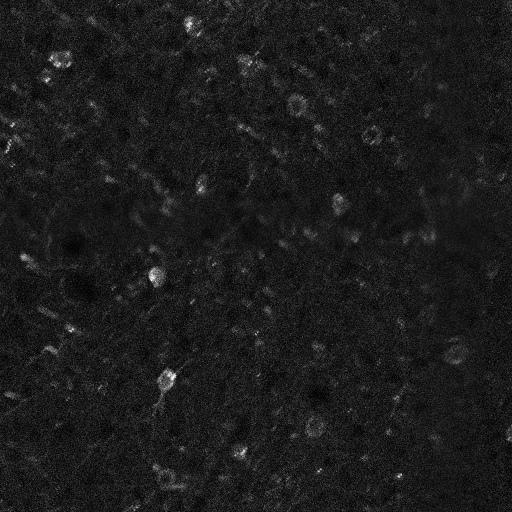
#> input picture 138.tif, 512 x 512 px
$ jupyter execute --allow-errors 'Non-sequential cropping.ipynb'   (shell and % lines are left out)
#> lines starting #> are read from the running program, lines starting #| are printed output that depends on the picture
# Idea 1 for non-sequential cropping:
### 0. Images are cropped at a larger size of 512 * 512 instead of 50 * 50
### 1. The sum of rows, and columns of pixels in 512 * 512 image size is used to detect neuron.
### 2. A region of interest is detected based on the width of the peak on 512 * 512.
### 3. Two hyperparameters are used: a) Width size b) Relative height at which width is measured.
### Advantage over sequential cropping:
### a) There are 105, 50 * 50 images in one 512 * 512 image. Region of Interests (ROI) or no detection of neuron in 512*512 images reduces potential area to be searched for neuron.
### b) Significantly faster than running sequential 50 * 50 scan over every row.

## Steps:
### 1. Find an ideal filter to reduce the noise and retain edge information.
### 2. Surprisingly, median-filter is performing better than bilateral-filter (suppose to retain edge).
### 3. The peaks of the sums are detected.
### 4. The width for these peaks is measured over different relative heights of the peak..
### a) Width is used instead of peaks (intensity of pixels) in order measure spread of signal (roughly size of the neuron).
###   b) Peaks greater than minimum width is extracted (minimum value is from the histogram of diameter of neuron).
### 5. Horizontal and vertical lines are drawn over the image to see if they inculde the neuron in ROI.
### 6. This can be used for localizing the search with 50 * 50 image size and/or discarding the 512*512 images without any neuron.

## Best filter for edge detection of Neuron
### 1. Different filters are checked to find the one with retention of best edge resolution

[cell 1]
#import SimpleITK as sp
import cv2 as cv
import numpy as np
from matplotlib import pyplot as plt
img = cv.imread('138.tif',0)
#> img is the input picture: shape (512, 512); min 0, max 255, mean 28

#blur = cv.GaussianBlur(img,(5,5),0)
#blur = cv.bilateralFilter(img,9,75,75)
blur = cv.medianBlur(img,5)


#plt.imshow(img,cmap='gray')
#plt.figure(figsize=(5,5))

## The sum of pixels along the row and column are taken

[cell 2]
#print(img)

#Sum of columns
Sum_each_column = np.sum(blur, axis=1)
#> Sum_each_column = 512 values, max 16471 at index 22, min 12302 at index 296, mean 13842.7
Sum_each_column = list(map(float,Sum_each_column))
Sum_each_column = np.array(Sum_each_column)
Sum_each_column = Sum_each_column/abs(max(Sum_each_column)) # Normallized to overlay with the image
#> Sum_each_column = 512 values, max 1 at index 22, min 0.747 at index 296, mean 0.84
print(max(Sum_each_column))
#| 1.0

#Sum of rows
Sum_each_row = np.sum(blur, axis=0)
#> Sum_each_row = 512 values, max 17308 at index 162, min 11591 at index 493, mean 13842.7
Sum_each_row = list(map(float,Sum_each_row))
Sum_each_row = np.array(Sum_each_row)
Sum_each_row = Sum_each_row/abs(max(Sum_each_row)) # Normallized to overlay with the image
#> Sum_each_row = 512 values, max 1 at index 162, min 0.67 at index 493, mean 0.8

plt_of_row = plt.plot(np.arange(512),Sum_each_row*512)
#> plt_of_row = 1 item
plt.plot(Sum_each_column*512,np.arange(512))
plt_of_image = plt.imshow(img,cmap='gray')
plt.title('Sum of rows and columns of pixel')
plt.show()
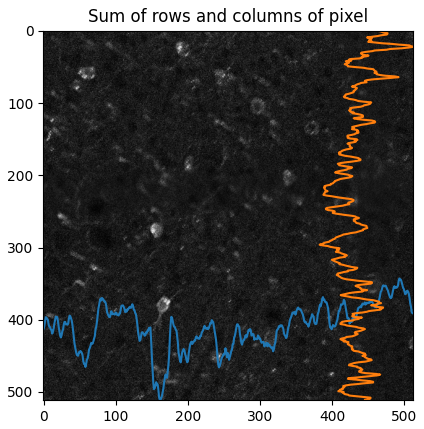
#> figure drawn by matplotlib, 1 panel

### Note for above plot: The peaks for sum of rows (blue) is inverted

## To find the widths of the peaks at two different heights
### 1. Instead of intensity of the peak the width of the peak is used for detecting the neuron.
### Hyperparameters:
####  1.  The height at which width is measured
####  2.  The minimum width to be measured

[cell 3]
from scipy.signal import chirp, find_peaks, peak_widths

half_height_neuron = []
two_third_height_neuron =[]
l0 = []
p0 = []


# Finds the peak and width at half height and two thirds height.
peaks, _ = find_peaks(Sum_each_row) # finds the peak
#> peaks = 91 values from 12 to 501
results_half = peak_widths(Sum_each_row, peaks, rel_height=0.5) #results_half saves four arrays: [[width],[height of width],[x1: beginning coordinate of width],[x2: end coordinate of width]]
results_two_thirds = peak_widths(Sum_each_row, peaks, rel_height=0.75) # finds the width at the two thirds height

#print((results_half[0]))

# Indices for width at half the height
for i in results_half[0]:
        index_0 = np.where([results_half[0]==i for i in results_half[0] if i>10])
        l0.append(i)
#> this loop made 91 passes
#> i on passes 1 to 12: 7.23, 0.542, 6.51, 0.514, 3.55, 3.18, 0.625, 26.48, 1.57, 0.874, 0.514, 18.88
#> after the loop, l0 = 91 values, max 26.48 at index 7, min 0.504 at index 23, mean 3.67


#Indices for width at two thirds height
for i in results_two_thirds[0]:
        index_0_twothirds = np.where([results_half[0]==i for i in results_half[0] if i>10])
        p0.append(i)
#> this loop made 91 passes
#> i on passes 1 to 12: 9.26, 0.813, 14.36, 0.771, 4, 5.19, 0.937, 31.8, 1.93, 1.31, 0.77, 20.28
#> after the loop, p0 = 91 values, max 46.33 at index 27, min 0.756 at index 23, mean 5.52


# extracted indices for half the height
extracted_l1_half = []
extracted_l2_half = []
extracted_l3_half = []

l1 = results_half[1]
#> l1 = 91 values, max 0.96 at index 25, min 0.673 at index 89, mean 0.795
l2 = results_half[2]
#> l2 = 91 values, max 500.4 at index 90, min 7.37 at index 0, mean 266.2
l3 = results_half[3]
#> l3 = 91 values, max 502.5 at index 90, min 14.6 at index 0, mean 269.9

for i in index_0[1]:
    extracted_l1_half.append(l1[i])
    extracted_l2_half.append(l2[i])
    extracted_l3_half.append(l3[i])
#> this loop made 9 passes
#> i on passes 1 to 9: 7, 11, 27, 29, 39, 55, 63, 69, 74
#> after the loop, extracted_l1_half = [0.84, 0.757, 0.861, 0.84, 0.842, 0.83, 0.774, 0.764, 0.76]; extracted_l2_half = [42.6, 87.74, 149.6, 185.9, 239.2, 298.6, 360.1, 394.8, 419.6]; extracted_l3_half = [69.08, 106.6, 174.3, 208.3, 263.3, 321.9, 370.9, 408.5, 434.7]


Horizontal_l_half = tuple([l0,extracted_l1_half,extracted_l2_half,extracted_l3_half]) #argument to hline function

# extracted indices for two thirds the height
extracted_l1_twothirds = []
extracted_l2_twothirds = []
extracted_l3_twothirds = []

p1 = results_two_thirds[1]
#> p1 = 91 values, max 0.956 at index 26, min 0.673 at index 89, mean 0.791
p2 = results_two_thirds[2]
#> p2 = 91 values, max 500 at index 90, min 6.31 at index 0, mean 265.3
p3 = results_two_thirds[3]
#> p3 = 91 values, max 502.9 at index 90, min 15.58 at index 0, mean 270.9

for i in index_0[1]:
    extracted_l1_twothirds.append(p1[i])
    extracted_l2_twothirds.append(p2[i])
    extracted_l3_twothirds.append(p3[i])
#> after the loop, extracted_l1_twothirds = [0.805, 0.748, 0.792, 0.811, 0.808, 0.812, 0.761, 0.742, 0.743]; extracted_l2_twothirds = [40.57, 87.18, 129.7, 184.1, 236.7, 287.2, 358, 393.1, 418.2]; extracted_l3_twothirds = [72.38, 107.5, 176.1, 220.5, 266.6, 322.9, 380.7, 411.8, 440.6]


Horizontal_l_two = tuple([p0,extracted_l1_twothirds,extracted_l2_twothirds,extracted_l3_twothirds]) #argument to hline function


plt.plot(Sum_each_row)
plt.plot(peaks, Sum_each_row[peaks], "x")
#plt.imshow(img,cmap='gray')
plt.hlines(*Horizontal_l_half[1:],color="C2")
plt.hlines(*Horizontal_l_two[1:],color="C3")
plt.title('Sum of Rows')
plt.xlabel('X coordinate')
plt.ylabel('Intensity of Pixel Values')
plt.show()
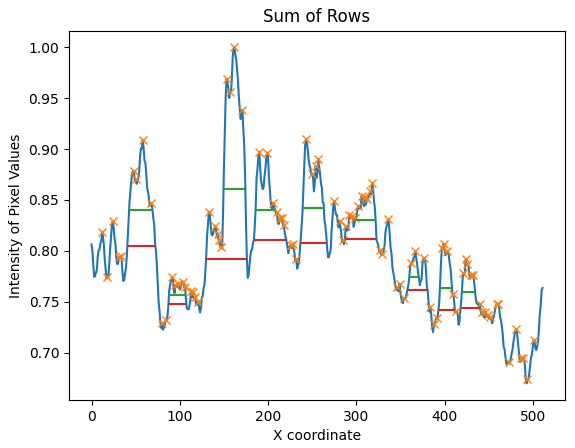
#> figure drawn by matplotlib, 1 panel; curve peaks at x = 162, y = 1; curve peaks at x = 162, y = 1

plt.imshow(img,cmap='gray')
plt.show()

## Width from the sum of columns.

[cell 4]
from scipy.signal import chirp, find_peaks, peak_widths


half_height_neuron = []
two_third_height_neuron =[]
l0 = []
p0 = []


peaks, _ = find_peaks(Sum_each_column) # finds the peak
#> peaks = 77 values from 3 to 508
results_half = peak_widths(Sum_each_column, peaks, rel_height=0.50) #finds the the width at the half the height
results_two_thirds = peak_widths(Sum_each_column, peaks, rel_height=0.75) # finds the width at the two thirds height

print((np.array(results_half).shape)) # shape of results_half: it consists of 4 arrays each representing width,
#| (4, 77)

# Indices for width at half the height for width>6 pixels is extracted
for i in results_half[0]:
        index_0 = np.where([results_half[0]==i for i in results_half[0] if i>6])
        l0.append(i)
#> this loop made 77 passes
#> i on passes 1 to 12: 3.63, 2.17, 0.869, 7.2, 2.02, 0.631, 0.743, 1.6, 1.83, 0.519, 14.56, 1.27
#> after the loop, l0 = 77 values, max 26.62 at index 39, min 0.505 at index 40, mean 3.49


#Indices for width at two thirds height for width>6 pixels is extracted
for i in results_two_thirds[0]:
        index_0_twothirds = np.where([results_half[0]==i for i in results_half[0] if i>6])
        p0.append(i)
#> this loop made 77 passes
#> i on passes 1 to 12: 5.24, 3.5, 1.3, 10.15, 2.75, 0.946, 1.11, 2.48, 2.44, 0.778, 23.2, 1.79
#> after the loop, p0 = 77 values, max 35.59 at index 39, min 0.757 at index 40, mean 5.56


# extracted indices for half the height
extracted_l1_half = []
extracted_l2_half = []
extracted_l3_half = []

l1 = results_half[1]*512 #Rescaled to overlay on image
#> l1 = 77 values, max 480.1 at index 3, min 389.6 at index 32, mean 431.7
l2 = results_half[2]
#> l2 = 77 values, max 507.5 at index 76, min 2 at index 0, mean 260.3
l3 = results_half[3]
#> l3 = 77 values, max 510.4 at index 76, min 5.64 at index 0, mean 263.8

for i in index_0[1]:
    extracted_l1_half.append(l1[i])
    extracted_l2_half.append(l2[i])
    extracted_l3_half.append(l3[i])
#> this loop made 15 passes
#> i on passes 1 to 12: 3, 10, 14, 19, 29, 31, 34, 39, 43, 46, 48, 54
#> after the loop, extracted_l1_half = [480.1, 454.5, 438.6, 437.7, 424, 415.8, 410.3, 418.1, 409.8, 420.3, 433.3, 439.3, 428.2, 438.7, 438.8]; extracted_l2_half = [17.8, 52.71, 97.36, 122.4, 173.8, 198.2, 230.8, 254.9, 306.9, 325.4, 345.7, 370.5, 409.2, 445, 472.6]; extracted_l3_half = [25, 67.27, 105, 130.6, 181.4, 204.2, 242.6, 281.5, 314.2, 333.2, 352.7, 390.3, 422.8, 458.8, 479.6]


Horizontal_l_half = tuple([l0,extracted_l1_half,extracted_l2_half,extracted_l3_half]) #argument to hline function

# extracted indices for two thirds the height
extracted_l1_twothirds = []
extracted_l2_twothirds = []
extracted_l3_twothirds = []

p1 = results_two_thirds[1]*512 # This  saves the height (y) at which the hlines are made. Rescaled to overlay on image
#> p1 = 77 values, max 467.2 at index 0, min 389.4 at index 32, mean 428.7
p2 = results_two_thirds[2]
#> p2 = 77 values, max 507.3 at index 76, min 0.811 at index 0, mean 259.3
p3 = results_two_thirds[3]
#> p3 = 77 values, max 510.7 at index 76, min 6.05 at index 0, mean 264.9

for i in index_0[1]:
    extracted_l1_twothirds.append(p1[i])
    extracted_l2_twothirds.append(p2[i])
    extracted_l3_twothirds.append(p3[i])
#> after the loop, extracted_l1_twothirds = [464.1, 435.8, 430.9, 426.9, 416.5, 409.8, 400.7, 402.9, 404.6, 413.2, 422.4, 423.8, 419.7, 430.9, 425]; extracted_l2_twothirds = [16.53, 50.36, 95.41, 112.4, 172.7, 197.3, 229.3, 252.6, 300.3, 323.7, 344.4, 368.3, 407.9, 443.2, 463.4]; extracted_l3_twothirds = [26.68, 73.56, 105.9, 144, 182.3, 205.6, 244, 288.2, 315.6, 334.7, 363.4, 401.5, 424, 459.9, 480.8]


Horizontal_l_two = tuple([p0,extracted_l1_twothirds,extracted_l2_twothirds,extracted_l3_twothirds]) #argument to hline function


plt.plot(Sum_each_column*512,np.arange(512))
#plt.plot(peaks, Sum_each_column[peaks], "x")
plt.title('Horizontal lines for 0.5 rel. height')
plt.imshow(img,cmap='gray')
plt.vlines(*Horizontal_l_half[1:],color="C2")
plt.vlines(*Horizontal_l_two[1:],color="C3")
#Width for column sum with two third height:
#Horizontal_l_two[2].extend(Horizontal_l_two[3])
#plt.hlines(Horizontal_l_two[2],0,512,color='C1')
#width for column sum with half the height:
Horizontal_l_half[2].extend(Horizontal_l_half[3])
plt.hlines(Horizontal_l_half[2],0,512,color='C1')
plt.savefig('Horizontal_line_0.5.pdf')
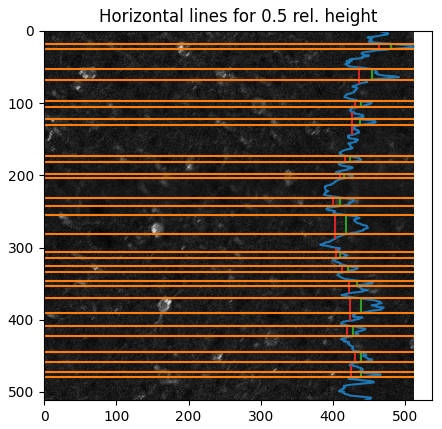
#> figure drawn by matplotlib, 1 panel
plt.show()

plt.plot(Sum_each_column*512,np.arange(512))
#plt.plot(peaks, Sum_each_column[peaks], "x")
plt.title('Horizontal lines for 0.75 rel. height')
plt.imshow(img,cmap='gray')
#> (the rest of this cell did not finish here and is left out)

### Note for above:  Changing the relative height from 0.5 to 0.75 is like decreasing the senstivity of the instrument.
###  1. The horizontal lines for 0.5 rel height detect all 12 neuron with 4 false positives!
###  2. The horizontal lines for 0.75 height also detect all 12 neurons with 3 false positves!

## Width from the sum of rows is used for detecting region of interest.
###  Hyperparameters:
####  1.  The height at which width is measured
####  2.  The minimum width to be measured
### The hyperparameters 2. is set by the measurement from the histogram.

[cell 5]
from scipy.signal import chirp, find_peaks, peak_widths


half_height_neuron = []
two_third_height_neuron =[]
l0 = []
p0 = []


peaks, _ = find_peaks(Sum_each_row) # finds the peak
#> peaks = 91 values from 12 to 501
results_half = peak_widths(Sum_each_row, peaks, rel_height=0.5) #finds the the width at the half the height
results_two_thirds = peak_widths(Sum_each_row, peaks, rel_height=0.75) # finds the width at the two thirds height

print((np.array(results_half).shape)) # shape of results_half: it consists of 4 arrays each representing width,
#| (4, 91)

# Indices for width at half the height
for i in results_half[0]:
        index_0 = np.where([results_half[0]==i for i in results_half[0] if i>6])
        l0.append(i)
#> after the loop, l0 = 91 values, max 26.48 at index 7, min 0.504 at index 23, mean 3.67


#Indices for width at two thirds height
for i in results_two_thirds[0]:
        index_0_twothirds = np.where([results_half[0]==i for i in results_half[0] if i>6])
        p0.append(i)
#> after the loop, p0 = 91 values, max 46.33 at index 27, min 0.756 at index 23, mean 5.52


# extracted indices for half the height
extracted_l1_half = []
extracted_l2_half = []
extracted_l3_half = []

l1 = results_half[1]*512
#> l1 = 91 values, max 491.4 at index 25, min 344.8 at index 89, mean 407.2
l2 = results_half[2]
#> l2 = 91 values, max 500.4 at index 90, min 7.37 at index 0, mean 266.2
l3 = results_half[3]
#> l3 = 91 values, max 502.5 at index 90, min 14.6 at index 0, mean 269.9

for i in index_0[1]:
    extracted_l1_half.append(l1[i])
    extracted_l2_half.append(l2[i])
    extracted_l3_half.append(l3[i])
#> this loop made 14 passes
#> after the loop, extracted_l1_half = [407.9, 410.2, 429.9, 387.5, 440.9, 429.9, 431, 423.8, 425.1, 396.4, 391, 388.9, 378, 361.3]; extracted_l2_half = [7.37, 20.99, 42.6, 87.74, 149.6, 185.9, 239.2, 272.7, 298.6, 360.1, 394.8, 419.6, 456.5, 477.4]; extracted_l3_half = [14.6, 27.5, 69.08, 106.6, 174.3, 208.3, 263.3, 279.1, 321.9, 370.9, 408.5, 434.7, 462.6, 483.7]


Horizontal_l_half = tuple([l0,extracted_l1_half,extracted_l2_half,extracted_l3_half]) #argument to hline function

# extracted indices for two thirds the height
extracted_l1_twothirds = []
extracted_l2_twothirds = []
extracted_l3_twothirds = []

p1 = results_two_thirds[1]*512 # This  saves the height (y) at which the hlines are made. Rescaled to overlay on image
#> p1 = 91 values, max 489.6 at index 26, min 344.8 at index 89, mean 404.9
p2 = results_two_thirds[2]
#> p2 = 91 values, max 500 at index 90, min 6.31 at index 0, mean 265.3
p3 = results_two_thirds[3]
#> p3 = 91 values, max 502.9 at index 90, min 15.58 at index 0, mean 270.9

for i in index_0[1]:
    extracted_l1_twothirds.append(p1[i])
    extracted_l2_twothirds.append(p2[i])
    extracted_l3_twothirds.append(p3[i])
#> after the loop, extracted_l1_twothirds = [402.2, 402.9, 412.2, 383, 405.4, 415.3, 413.5, 418.4, 415.7, 389.9, 379.8, 380.6, 375.5, 356.9]; extracted_l2_twothirds = [6.31, 20.07, 40.57, 87.18, 129.7, 184.1, 236.7, 271.9, 287.2, 358, 393.1, 418.2, 455.2, 475.7]; extracted_l3_twothirds = [15.58, 34.43, 72.38, 107.5, 176.1, 220.5, 266.6, 283, 322.9, 380.7, 411.8, 440.6, 463.4, 484.7]


Horizontal_l_two = tuple([p0,extracted_l1_twothirds,extracted_l2_twothirds,extracted_l3_twothirds]) #argument to hline function


#print(Horizontal_l_half[2])
#print(Horizontal_l_half[3])


plt.plot(Sum_each_row*512)
#plt.plot(peaks, Sum_each_column[peaks], "x")
plt.imshow(img,cmap='gray')
plt.title('Vertical lines for 0.5 rel height')
plt.hlines(*Horizontal_l_half[1:],color="C2")
plt.hlines(*Horizontal_l_two[1:],color="C3")
#Vertical line coordinates:
Horizontal_l_half[2].extend(Horizontal_l_half[3])
Horizontal_l_two[2].extend(Horizontal_l_two[3])
#plt.vlines(Horizontal_l_half[2],0,512,color='C1')
plt.vlines(Horizontal_l_half[2],0,512,color='C6')
plt.savefig('Vertical_line_0.5.pdf')
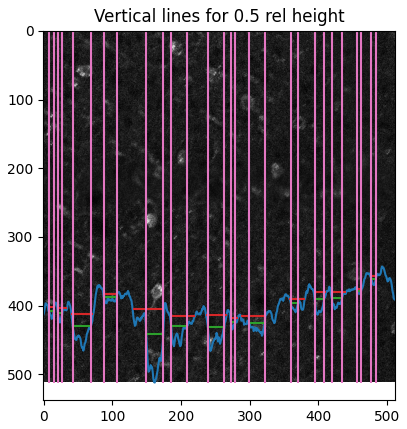
#> figure drawn by matplotlib, 1 panel
plt.show()


plt.plot(Sum_each_row*512)
#plt.plot(peaks, Sum_each_column[peaks], "x")
plt.imshow(img,cmap='gray')
plt.title('Vertical lines for 0.75 rel height')
#> (the rest of this cell did not finish here and is left out)
